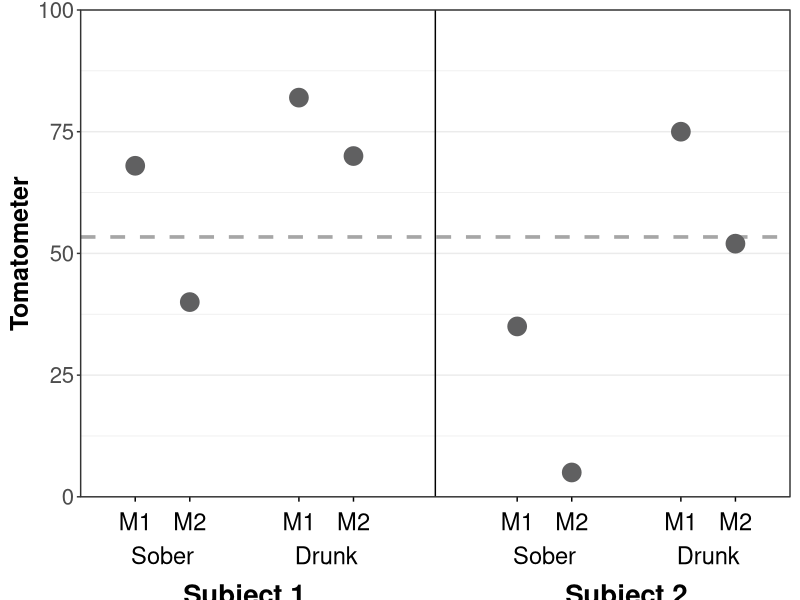
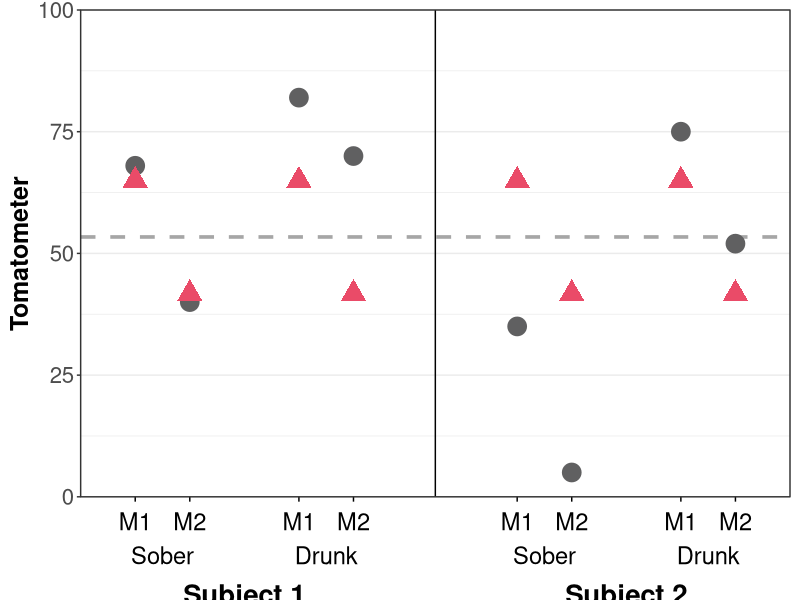
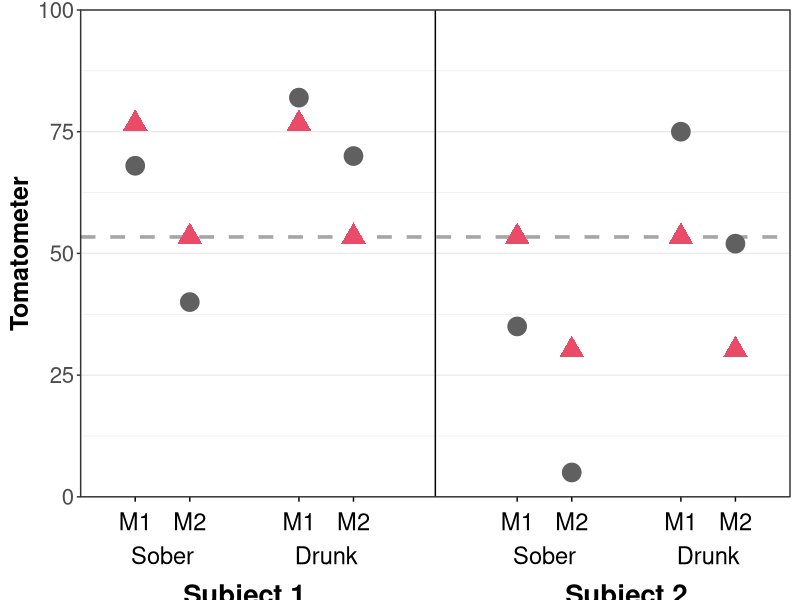
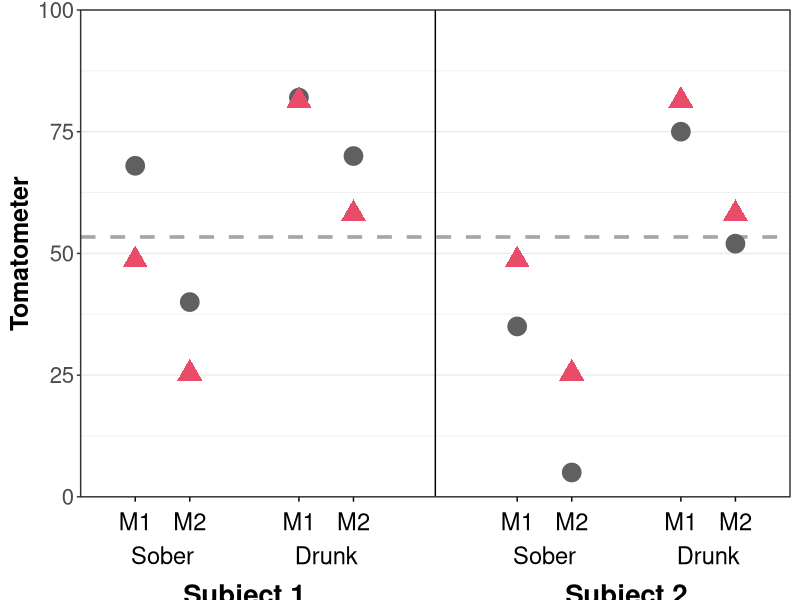
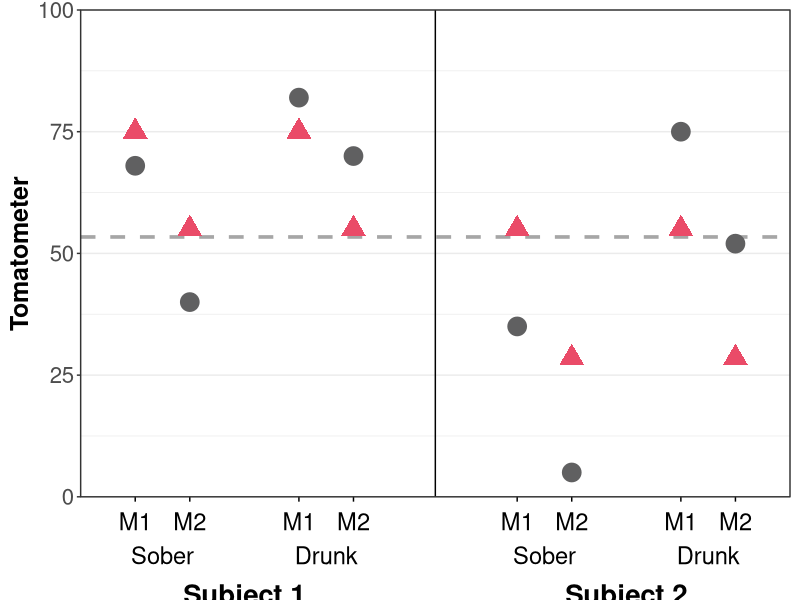
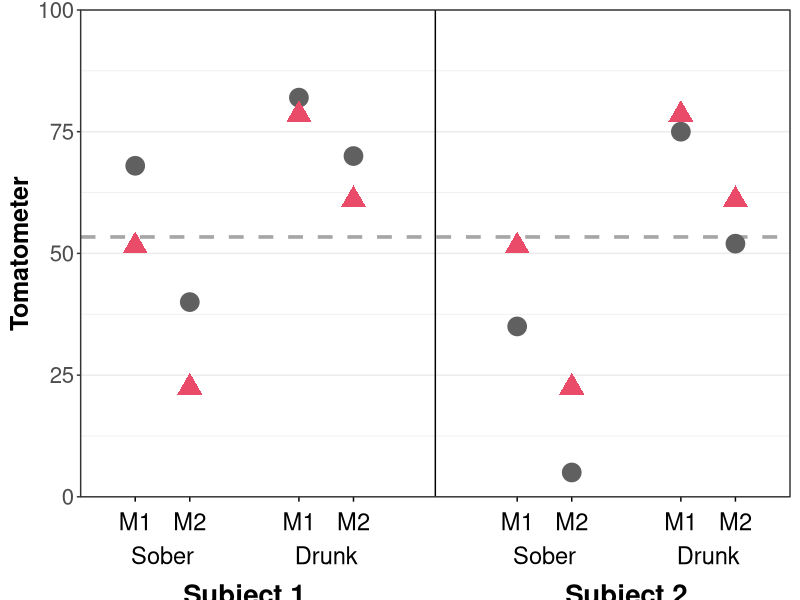
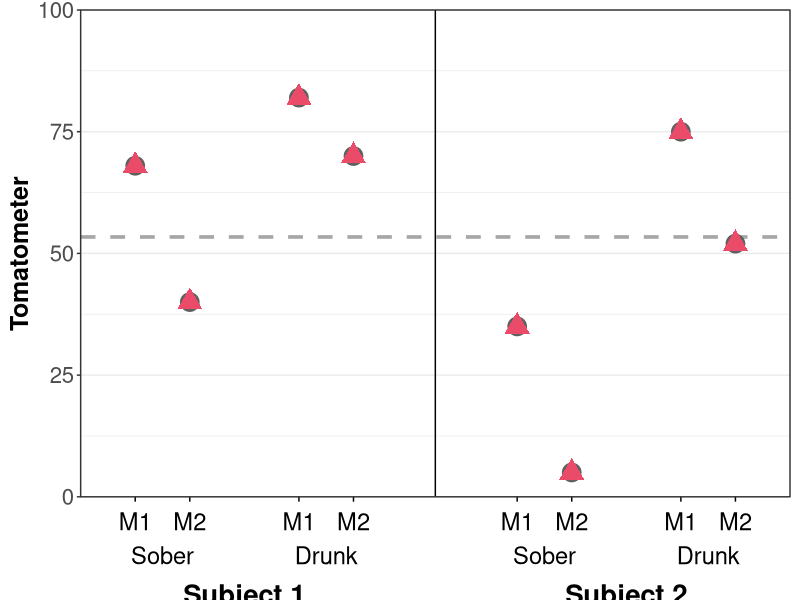
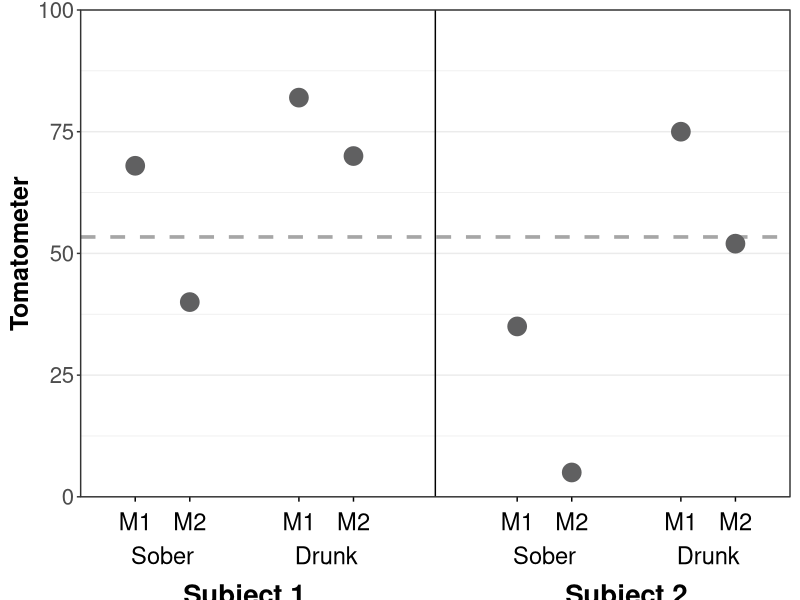

These figures' R source, in order:
library(tidyverse)
library(lme4)

movie <- rep(c("M1", "M2"), 4)
state <- rep(c("sober", "sober", "drunk", "drunk"), 2)
tomatometer <- c(40, 70, 68, 82, 5, 52, 35, 75)
subject <- rep(c("S1", "S2"), each = 4)
grand_mean <- mean(tomatometer)

df <- tibble(movie, state, tomatometer, subject, grand_mean)


# fixed effects model prediction
df <- df %>%
  group_by(state) %>%
  summarise(FE = mean(tomatometer)) %>%
  right_join(df, by = c("state"))

# subjects random intercepts only prediction
df <- df %>%
  group_by(subject) %>%
  summarise(subj_mean_diff = (mean(tomatometer) - grand_mean[1])) %>%
  right_join(df, by = c("subject")) %>%
  mutate(subj_RI = FE + subj_mean_diff)


# item random intercepts only prediction
df <- df %>%
  group_by(movie) %>%
  summarise(mov_mean_diff = (mean(tomatometer) - grand_mean[1])) %>%
  right_join(df, by = c("movie")) %>%
  mutate(mov_RI = FE + mov_mean_diff)


# subjects random intercepts and random slopes
df <- df %>%
  group_by(subject, state) %>%
  summarise(subj_RI_RS = mean(tomatometer)) %>%
  right_join(df, by = c("subject", "state"))

# movie random intercepts and random slopes
df <- df %>%
  group_by(movie, state) %>%
  summarise(mov_RI_RS = mean(tomatometer)) %>%
  right_join(df, by = c("movie", "state"))

# crossed random intercepts and slopes  
  
df <- df %>%
  group_by(subject, movie, state) %>%
  summarise(cr_RI_RS = mean(tomatometer)) %>%
  ungroup() %>%
  right_join(df, by = c("subject", "movie", "state")) %>%
  select(-mov_mean_diff, -subj_mean_diff) %>%
  mutate(x_cat = c(1,2, 4, 5, 8, 9, 11, 12))

# write_csv(df, "_sessions/MixedModels/MEM_example.csv")

# Plots ========================================

# Fixed effects only plot --------------------
g_size <- 6
dat_plot <- ggplot(df, aes(x_cat, tomatometer)) +
  geom_hline(yintercept = grand_mean[1], lty = 2, alpha = .35, size = 1.25) +
  geom_point(size = g_size, col = "#606061")  +
  annotate(geom = "text", x = c(1,2, 4, 5, 8, 9, 11, 12), y = -5,
           label = rep(c("M1", "M2"), 4), size = 6) +
  annotate(geom = "text", x = c(1.5, 4.5, 8.5, 11.5),
           y = -12, label = rep(c("Sober", "Drunk"), 2), size = 6) +
  annotate(geom = "text", x = c(3, 10), y = -20, label = c("Subject 1", "Subject 2"),
           size = 7, fontface = 2) +
  geom_segment(x = c(1,2, 4, 5, 8, 9, 11, 12), y = rep(0),
               xend = c(1,2, 4, 5, 8, 9, 11, 12), yend = rep(-1),
               col = "black") +
  geom_vline(xintercept = 6.5) +
  theme_bw() +
  coord_cartesian(ylim = c(0, 100), xlim = c(0, 13), expand = FALSE, clip = "off") +
  scale_x_discrete(breaks = "none") +
  labs(y = "Tomatometer",
       x = " ") +
  theme(
    plot.margin = unit(c(.5, .5, .5, .5), "lines"),
    axis.title.x = element_text(margin = margin(t = 50, r = 0, b = 0, l = 0)),
    axis.text.x = element_blank(),
    legend.position = "none",
    strip.text = element_text(size = 12, face = "bold"),
    axis.text = element_text(size = 16),
    axis.title = element_text(size = 18,face = "bold"),
    strip.background = element_rect(fill="#a5d7d2")
  )

dat_plot
ggsave("_sessions/MixedModels/image/dat_plot.png", width = 8,
       height = 5, device = "png", dpi = 600)

# Fixed Effects plot -----------------------------
dat_plot + geom_point(aes(y = FE), shape = 17, col = "#EA4B68",
                      size = g_size)
ggsave("_sessions/MixedModels/image/FE_plot.png", width = 8,
       height = 5, device = "png", dpi = 600)

# Subjects Random Intercepts only plot -----------
dat_plot + geom_point(aes(y = subj_RI), shape = 17, col = "#EA4B68",
                      size = g_size)
ggsave("_sessions/MixedModels/image/subj_RI_plot.png", width = 8,
       height = 5, device = "png", dpi = 600)

# Movie Random Intercepts only plot -----------
dat_plot + geom_point(aes(y = mov_RI), shape = 17, col = "#EA4B68",
                      size = g_size)
ggsave("_sessions/MixedModels/image/mov_RI_plot.png", width = 8,
       height = 5, device = "png", dpi = 600)


# Subject Random Intercepts and Slopes plot -----------
dat_plot + geom_point(aes(y = subj_RI_RS), shape = 17, col = "#EA4B68",
                      size = g_size)
ggsave("_sessions/MixedModels/image/subj_RI_RS_plot.png", width = 8,
       height = 5, device = "png", dpi = 600)

# Movie Random Intercepts and Slopes plot -----------
dat_plot + geom_point(aes(y = mov_RI_RS), shape = 17, col = "#EA4B68",
                      size = g_size)
ggsave("_sessions/MixedModels/image/mov_RI_RS_plot.png", width = 8,
       height = 5, device = "png", dpi = 600)

# Crossed Random Intercepts and Slopes plot -----------
dat_plot + geom_point(aes(y = cr_RI_RS), shape = 17, col = "#EA4B68",
                      size = g_size)
ggsave("_sessions/MixedModels/image/cr_RI_RS_plot.png", width = 8,
       height = 5, device = "png", dpi = 600)

